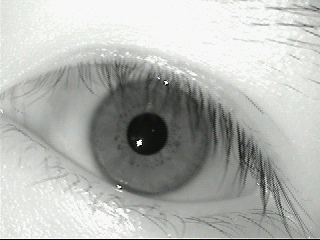
#> input picture iris authentication/iris dataset/MMU-Iris-Database/2/left/bryanl3.bmp, 320 x 240 px
$ python segmentation.py
#> lines starting #> are read from the running program, lines starting #| are printed output that depends on the picture; after the words box and inside, x2 and y2 are one past the last pixel; in counts of white or black regions, pixels touching at a corner belong together
import cv2
import numpy as np
import matplotlib.pyplot as plt

# Load the image using OpenCV
image_cv = cv2.imread("bryanl3.bmp", cv2.IMREAD_GRAYSCALE)
#> image_cv: shape (240, 320); min 0, max 248, mean 180.7

# Apply a median blur to reduce noise
blurred = cv2.medianBlur(image_cv, 5)
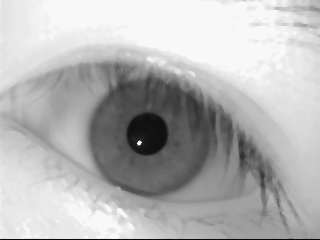
#> blurred: shape (240, 320); min 8, max 248, mean 181.2

# Use Hough Circle Transform to detect circular regions (likely iris)
circles = cv2.HoughCircles(
    blurred,
    cv2.HOUGH_GRADIENT,
    dp=1,
    minDist=50,
    param1=100,
    param2=30,
    minRadius=20,
    maxRadius=80
)
#> circles = [[149.5, 135.5, 60.5]]

# Create a mask for the detected iris
mask = np.zeros_like(image_cv)
if circles is not None:
    circles = np.uint16(np.around(circles))
#> circles = [[150, 136, 60]]
    for circle in circles[0, :]:
        center = (circle[0], circle[1])  # Circle center
        radius = circle[2]  # Circle radius
        cv2.circle(mask, center, radius, 255, -1)  # Draw filled circle on the mask
#> this loop made 1 pass
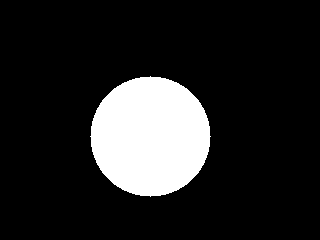
#> mask: shape (240, 320); 14.7% white; 1 white region, box (x1, y1, x2, y2) and area: (90, 76, 211, 197) 11289

# Use thresholding to create a binary mask for the pupil
_, binary_mask = cv2.threshold(image_cv, 40, 255, cv2.THRESH_BINARY_INV)  # Tune threshold if needed
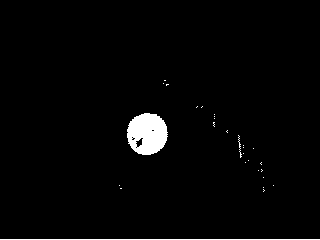
#> binary_mask: shape (240, 320); 2.2% white; 28 white regions (25 under 20 px)

# Detect contours to isolate the pupil
contours, _ = cv2.findContours(binary_mask, cv2.RETR_EXTERNAL, cv2.CHAIN_APPROX_SIMPLE)
#> contours = 28 contours, 27 with area under 20; largest, box (x1, y1, x2, y2) and area: (127, 113, 168, 155) 1289

# Assume the largest external contour is the pupil
pupil_contour = max(contours, key=cv2.contourArea)
#> pupil_contour = contour of 83 points, box (x1, y1, x2, y2) (127, 113, 168, 155), area 1289

# Create a mask for the pupil
pupil_mask = np.zeros_like(image_cv)
cv2.drawContours(pupil_mask, [pupil_contour], -1, 255, thickness=cv2.FILLED)
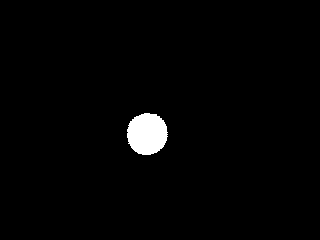
#> pupil_mask: shape (240, 320); 1.8% white; 1 white region, box (x1, y1, x2, y2) and area: (127, 113, 168, 155) 1352

# Create the concentric mask
mask = mask - pupil_mask
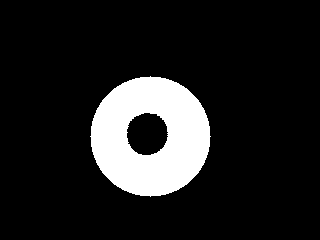
#> mask: shape (240, 320); 12.9% white; 1 white region, box (x1, y1, x2, y2) and area: (90, 76, 211, 197) 9937

# Apply the mask to isolate the iris
segmented_iris = cv2.bitwise_and(image_cv, image_cv, mask=mask)
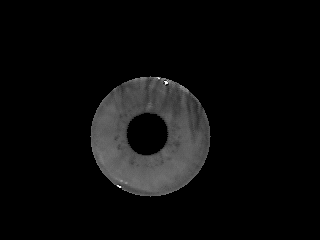
#> segmented_iris: shape (240, 320); min 0, max 248, mean 11.2

# Display the result
plt.figure(figsize=(12, 6))
plt.subplot(1, 3, 1)
plt.imshow(image_cv, cmap='gray')
plt.title('Original Image')
plt.axis('off')

plt.subplot(1, 3, 2)
plt.imshow(segmented_iris, cmap='gray')
plt.title('Segmented Iris')
plt.axis('off')

plt.subplot(1, 3, 3)
plt.imshow(mask, cmap='gray')
plt.title('Mask')
plt.axis('off')

plt.show()

$ run again, with iris authentication/iris dataset/MMU-Iris-Database/2/left/bryanl1.bmp copied over iris authentication/iris dataset/MMU-Iris-Database/2/left/bryanl3.bmp
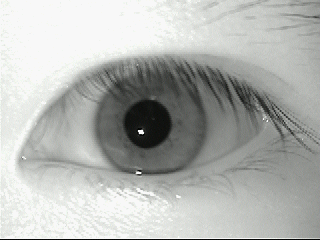
#> input picture iris authentication/iris dataset/MMU-Iris-Database/2/left/bryanl1.bmp, 320 x 240 px
#> `circles = cv2.HoughCircles( blurred, cv2.HOUGH_GRADIENT, dp=1, minDist..`: circles = [[150.5, 125.5, 55.2]]
#> `circles = np.uint16(np.around(circles))`: circles = [[150, 126, 55]]
#> the loop `for circle in circles[0, :]:` made 1 pass
#> after the loop `for circle in circles[0, :]:`:
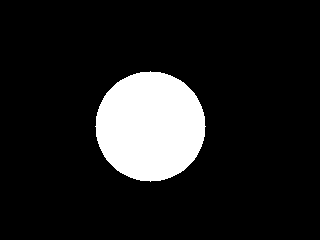
#> mask: shape (240, 320); 12.3% white; 1 white region, box (x1, y1, x2, y2) and area: (95, 71, 206, 182) 9477
#> binary_mask: shape (240, 320); 2.8% white; 18 white regions (15 under 20 px)
#> contours = 18 contours, 17 with area under 20; largest, box (x1, y1, x2, y2) and area: (124, 100, 171, 148) 1683
#> pupil_contour = contour of 82 points, box (x1, y1, x2, y2) (124, 100, 171, 148), area 1683
#> pupil_mask: shape (240, 320); 2.3% white; 1 white region, box (x1, y1, x2, y2) and area: (124, 100, 171, 148) 1754
#> `segmented_iris = cv2.bitwise_and(image_cv, image_cv, mask=mask)`:
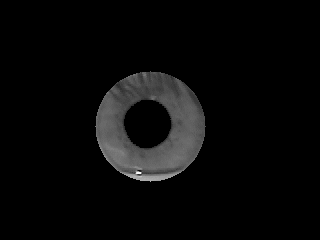
#> segmented_iris: shape (240, 320); min 0, max 248, mean 9.1

$ run again, with iris authentication/iris dataset/MMU-Iris-Database/2/left/bryanl2.bmp copied over iris authentication/iris dataset/MMU-Iris-Database/2/left/bryanl3.bmp
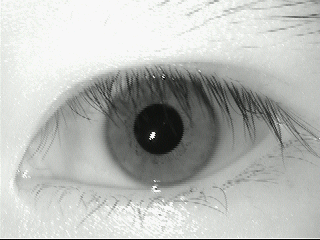
#> input picture iris authentication/iris dataset/MMU-Iris-Database/2/left/bryanl2.bmp, 320 x 240 px
#> `circles = cv2.HoughCircles( blurred, cv2.HOUGH_GRADIENT, dp=1, minDist..`: circles = [[160.5, 128.5, 58.2]]
#> `circles = np.uint16(np.around(circles))`: circles = [[160, 128, 58]]
#> the loop `for circle in circles[0, :]:` made 1 pass
#> after the loop `for circle in circles[0, :]:`:
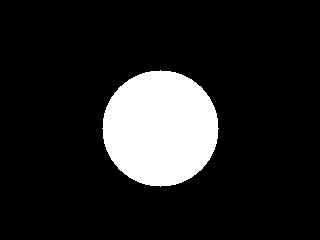
#> mask: shape (240, 320); 13.7% white; 1 white region, box (x1, y1, x2, y2) and area: (102, 70, 219, 187) 10557
#> binary_mask: shape (240, 320); 3.1% white; 41 white regions (38 under 20 px)
#> contours = 41 contours, 39 with area under 20; largest, box (x1, y1, x2, y2) and area: (134, 104, 184, 154) 1882, (198, 86, 209, 104) 22
#> pupil_contour = contour of 94 points, box (x1, y1, x2, y2) (134, 104, 184, 154), area 1882
#> pupil_mask: shape (240, 320); 2.6% white; 1 white region, box (x1, y1, x2, y2) and area: (134, 104, 184, 154) 1960
#> `segmented_iris = cv2.bitwise_and(image_cv, image_cv, mask=mask)`:
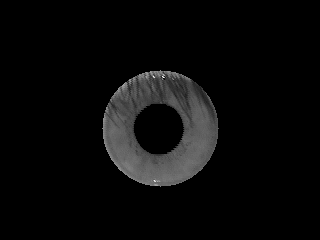
#> segmented_iris: shape (240, 320); min 0, max 248, mean 9.8

$ run again, with iris authentication/iris dataset/MMU-Iris-Database/2/left/bryanl4.bmp copied over iris authentication/iris dataset/MMU-Iris-Database/2/left/bryanl3.bmp
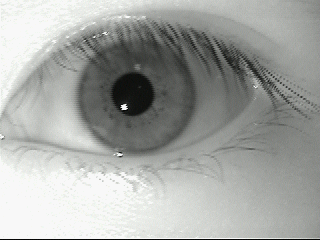
#> input picture iris authentication/iris dataset/MMU-Iris-Database/2/left/bryanl4.bmp, 320 x 240 px
#> `circles = cv2.HoughCircles( blurred, cv2.HOUGH_GRADIENT, dp=1, minDist..`: circles = [[136.5, 94.5, 58.5]]
#> `circles = np.uint16(np.around(circles))`: circles = [[136, 94, 58]]
#> the loop `for circle in circles[0, :]:` made 1 pass
#> after the loop `for circle in circles[0, :]:`:
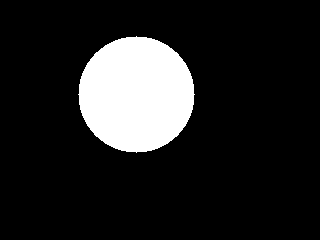
#> mask: shape (240, 320); 13.7% white; 1 white region, box (x1, y1, x2, y2) and area: (78, 36, 195, 153) 10557
#> binary_mask: shape (240, 320); 2.4% white; 37 white regions (34 under 20 px)
#> contours = 37 contours, 35 with area under 20; largest, box (x1, y1, x2, y2) and area: (111, 72, 154, 116) 1282, (222, 52, 233, 66) 20
#> pupil_contour = contour of 125 points, box (x1, y1, x2, y2) (111, 72, 154, 116), area 1282
#> pupil_mask: shape (240, 320); 1.8% white; 1 white region, box (x1, y1, x2, y2) and area: (111, 72, 154, 116) 1365
#> `segmented_iris = cv2.bitwise_and(image_cv, image_cv, mask=mask)`:
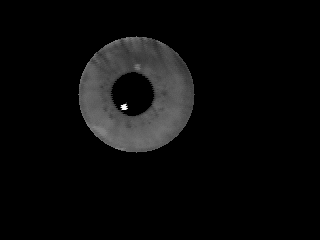
#> segmented_iris: shape (240, 320); min 0, max 248, mean 10.3
